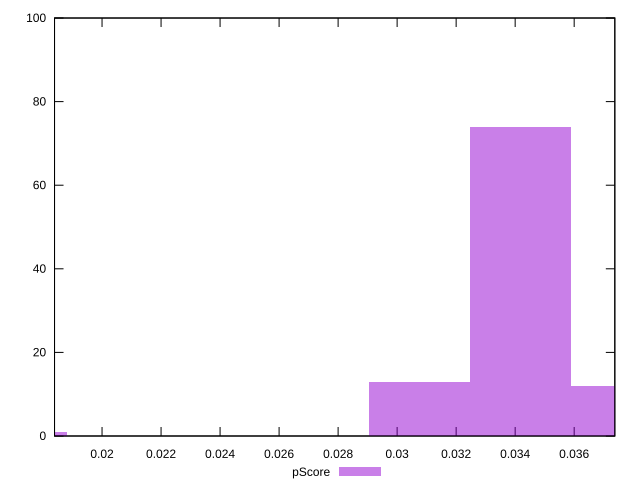

Here is the gnuplot script that generated this plot:
reset

$pScore <<EOF
0.01708824293852943 1
0.03417648587705886 74
0.030758837289352976 13
0.03759413446476475 12
EOF

set key outside below
set boxwidth 0.0034176485877058863
set xrange [0.01838987188718627:0.0373775014056279]
set yrange [0:100]
set trange [0:100]
set style fill transparent solid 0.5 noborder
set terminal svg size 640, 490 enhanced background rgb 'white'
set output "report_00023_2021-02-20T12:14:57.249Z/largest-contentful-paint/samples/pages+cached+noadtech/pScore/histogram.svg"

plot $pScore title "pScore" with boxes

reset
